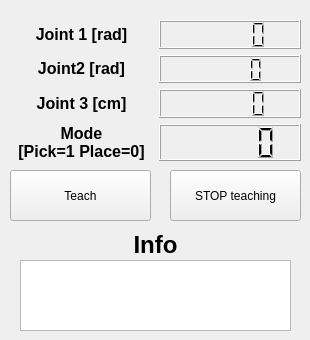
       <widget class="QWidget" name="tab_8">
        <attribute name="title">
         <string>         Teach             </string>
        </attribute>
        <widget class="QWidget" name="gridLayoutWidget_19">
         <property name="geometry">
          <rect>
           <x>10</x>
           <y>20</y>
           <width>291</width>
           <height>141</height>
          </rect>
         </property>
         <layout class="QGridLayout" name="gridLayout_19">
          <item row="1" column="1">
           <widget class="QLCDNumber" name="teachModeHand_J2_LCD"/>
          </item>
          <item row="3" column="0">
           <widget class="QLabel" name="label_203">
            <property name="text">
             <string>&lt;html&gt;&lt;head/&gt;&lt;body&gt;&lt;p align=&quot;center&quot;&gt;&lt;span style=&quot; font-size:12pt; font-weight:600;&quot;&gt;Mode &lt;br/&gt;[Pick=1 Place=0]&lt;/span&gt;&lt;/p&gt;&lt;/body&gt;&lt;/html&gt;</string>
            </property>
           </widget>
          </item>
          <item row="3" column="1">
           <widget class="QLCDNumber" name="teachMode_modeDisplayHand_lcdnumber_"/>
          </item>
          <item row="1" column="0">
           <widget class="QLabel" name="label_205">
            <property name="text">
             <string>&lt;html&gt;&lt;head/&gt;&lt;body&gt;&lt;p align=&quot;center&quot;&gt;&lt;span style=&quot; font-size:12pt; font-weight:600;&quot;&gt;Joint2 [rad]&lt;/span&gt;&lt;/p&gt;&lt;/body&gt;&lt;/html&gt;</string>
            </property>
           </widget>
          </item>
          <item row="2" column="0">
           <widget class="QLabel" name="label_206">
            <property name="text">
             <string>&lt;html&gt;&lt;head/&gt;&lt;body&gt;&lt;p align=&quot;center&quot;&gt;&lt;span style=&quot; font-size:12pt; font-weight:600;&quot;&gt;Joint 3 [cm]&lt;/span&gt;&lt;/p&gt;&lt;/body&gt;&lt;/html&gt;</string>
            </property>
           </widget>
          </item>
          <item row="0" column="0">
           <widget class="QLabel" name="label_204">
            <property name="text">
             <string>&lt;html&gt;&lt;head/&gt;&lt;body&gt;&lt;p align=&quot;center&quot;&gt;&lt;span style=&quot; font-size:12pt; font-weight:600;&quot;&gt;Joint 1 [rad]&lt;/span&gt;&lt;/p&gt;&lt;/body&gt;&lt;/html&gt;</string>
            </property>
           </widget>
          </item>
          <item row="0" column="1">
           <widget class="QLCDNumber" name="teachModeHand_J1_LCD"/>
          </item>
          <item row="2" column="1">
           <widget class="QLCDNumber" name="teachModeHand_J3_LCD"/>
          </item>
         </layout>
        </widget>
        <widget class="QPushButton" name="teachMode_teachButtonHand_4">
         <property name="geometry">
          <rect>
           <x>10</x>
           <y>170</y>
           <width>141</width>
           <height>51</height>
          </rect>
         </property>
         <property name="text">
          <string>Teach</string>
         </property>
        </widget>
        <widget class="QLabel" name="label_207">
         <property name="geometry">
          <rect>
           <x>110</x>
           <y>230</y>
           <width>91</width>
           <height>31</height>
          </rect>
         </property>
         <property name="text">
          <string>&lt;html&gt;&lt;head/&gt;&lt;body&gt;&lt;p align=&quot;center&quot;&gt;&lt;span style=&quot; font-size:18pt; font-weight:600;&quot;&gt;Info&lt;/span&gt;&lt;/p&gt;&lt;/body&gt;&lt;/html&gt;</string>
         </property>
        </widget>
        <widget class="QPushButton" name="teachMode_stopTeachButtonHand_4">
         <property name="geometry">
          <rect>
           <x>170</x>
           <y>170</y>
           <width>131</width>
           <height>51</height>
          </rect>
         </property>
         <property name="text">
          <string>STOP teaching</string>
         </property>
        </widget>
        <widget class="QTextEdit" name="teachMode_infoHand_textEdit_4">
         <property name="geometry">
          <rect>
           <x>20</x>
           <y>260</y>
           <width>271</width>
           <height>71</height>
          </rect>
         </property>
        </widget>
       </widget>
